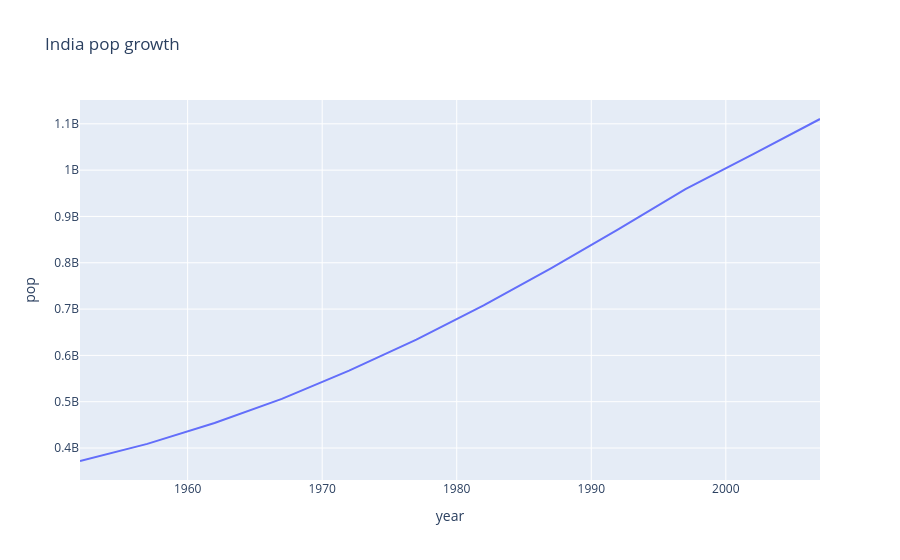

The notebook cell this image was saved under:
### Code cell
# line plot
# plot india pop line plot
temp_df = gap[gap['country'] == 'India']

px.line(temp_df, x='year', y='pop',title='India pop growth') # pop menas population

### Figure 1 — Plotly figure (JSON) as saved in the notebook; plotly's stock layout.template omitted (floating-point values rounded to 4 significant figures)
{"data": [{"hovertemplate": "year=%{x}<br>pop=%{y}<extra></extra>", "legendgroup": "", "line": {"color": "#636efa", "dash": "solid"}, "marker": {"symbol": "circle"}, "mode": "lines", "name": "", "orientation": "v", "showlegend": false, "type": "scatter", "x": [1952, 1957, 1962, 1967, 1972, 1977, 1982, 1987, 1992, 1997, 2002, 2007], "xaxis": "x", "y": [372000000, 409000000, 454000000, 506000000, 567000000, 634000000, 708000000, 788000000, 872000000, 959000000, 1034172547, 1110396331], "yaxis": "y"}], "layout": {"legend": {"tracegroupgap": 0}, "title": {"text": "India pop growth"}, "xaxis": {"anchor": "y", "domain": [0, 1], "title": {"text": "year"}}, "yaxis": {"anchor": "x", "domain": [0, 1], "title": {"text": "pop"}}}}
